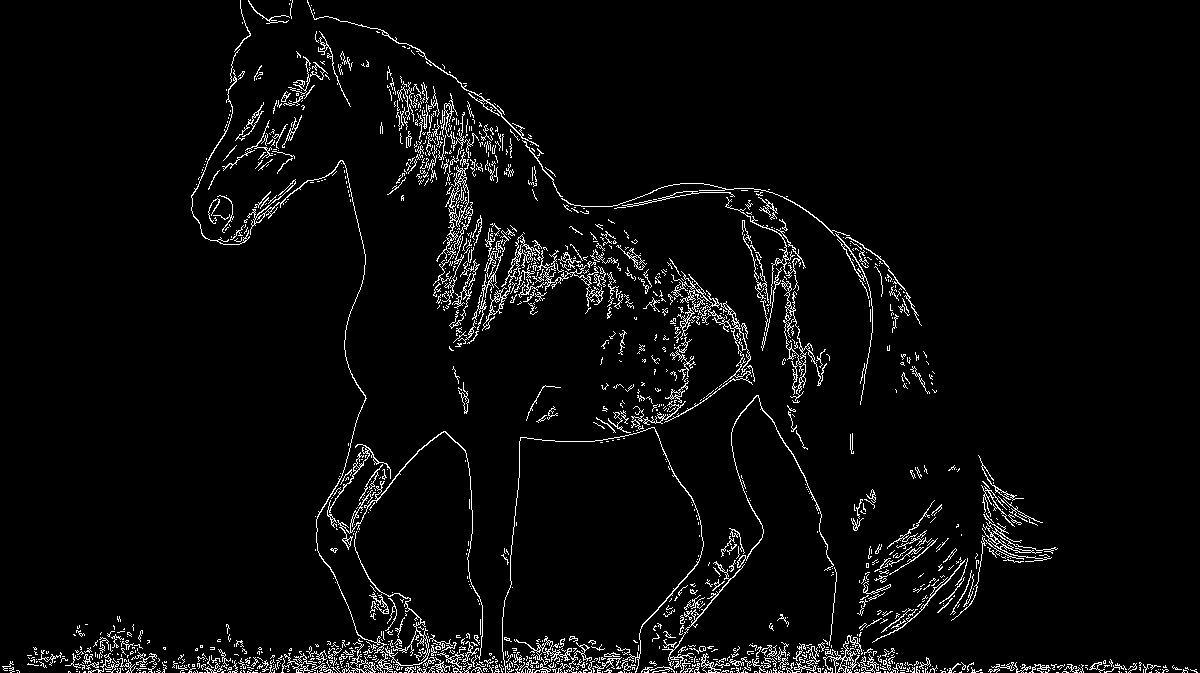
#> input picture AndresTorrez/imagen_bordes.png, 1200 x 673 px
$ python ProcesamientoImage.py
#> lines starting #> are read from the running program, lines starting #| are printed output that depends on the picture
import cv2

def procesar_imagen():
    ruta_imagen = input("ingrese la ruta de la image: ")
#> the answer given: imagen_bordes.png
    imagen = cv2.imread(ruta_imagen)
#> imagen is the input picture: shape (673, 1200, 3); 4% white in thin lines or dots

    # convertir grises
    imagen_gris = cv2.cvtColor(imagen, cv2.COLOR_BGR2GRAY)
#> imagen_gris: shape (673, 1200); 4% white in thin lines or dots

    # aplicar filtro de bordes
    bordes = cv2.Canny(imagen_gris, 100, 200)
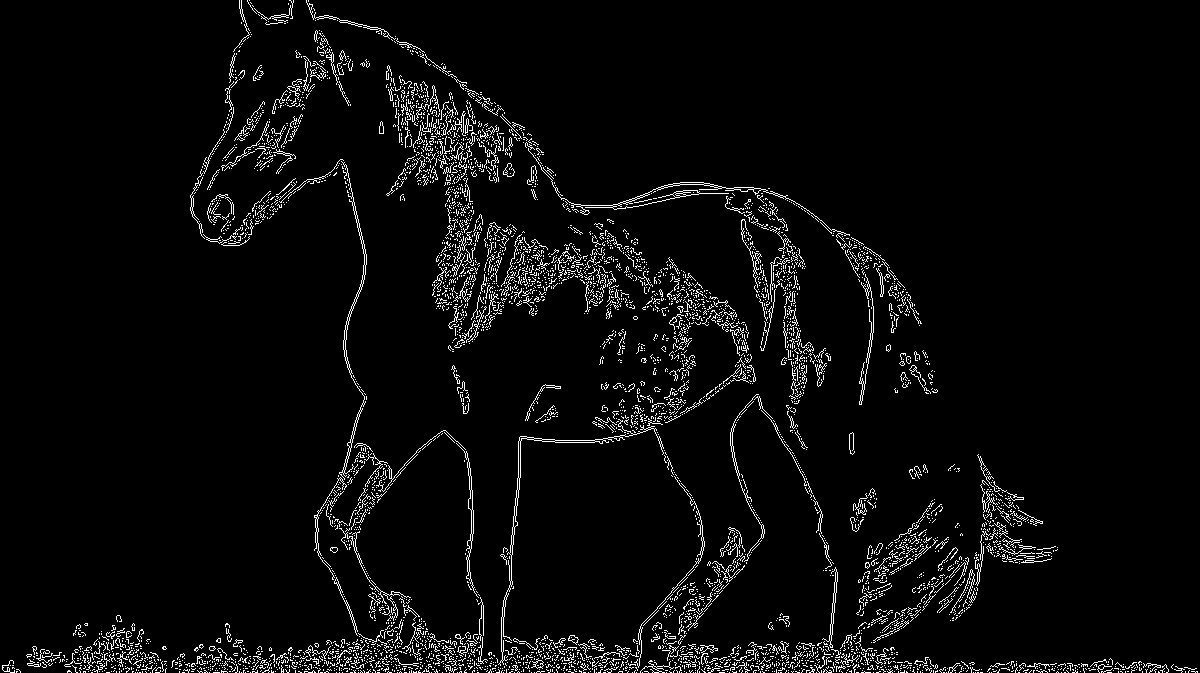
#> bordes: shape (673, 1200); 4.1% white in thin lines or dots

    # guardar imagen
    salida = "imagen_bordes.png"
    cv2.imwrite(salida, bordes)
    print(f"imagen procesada guardada como: {salida}")

    # mostrar imagen
    cv2.imshow("imagen original", imagen)
    cv2.imshow("bordes detectados", bordes)
    cv2.waitKey(0)
    cv2.destroyAllWindows()

procesar_imagen()
